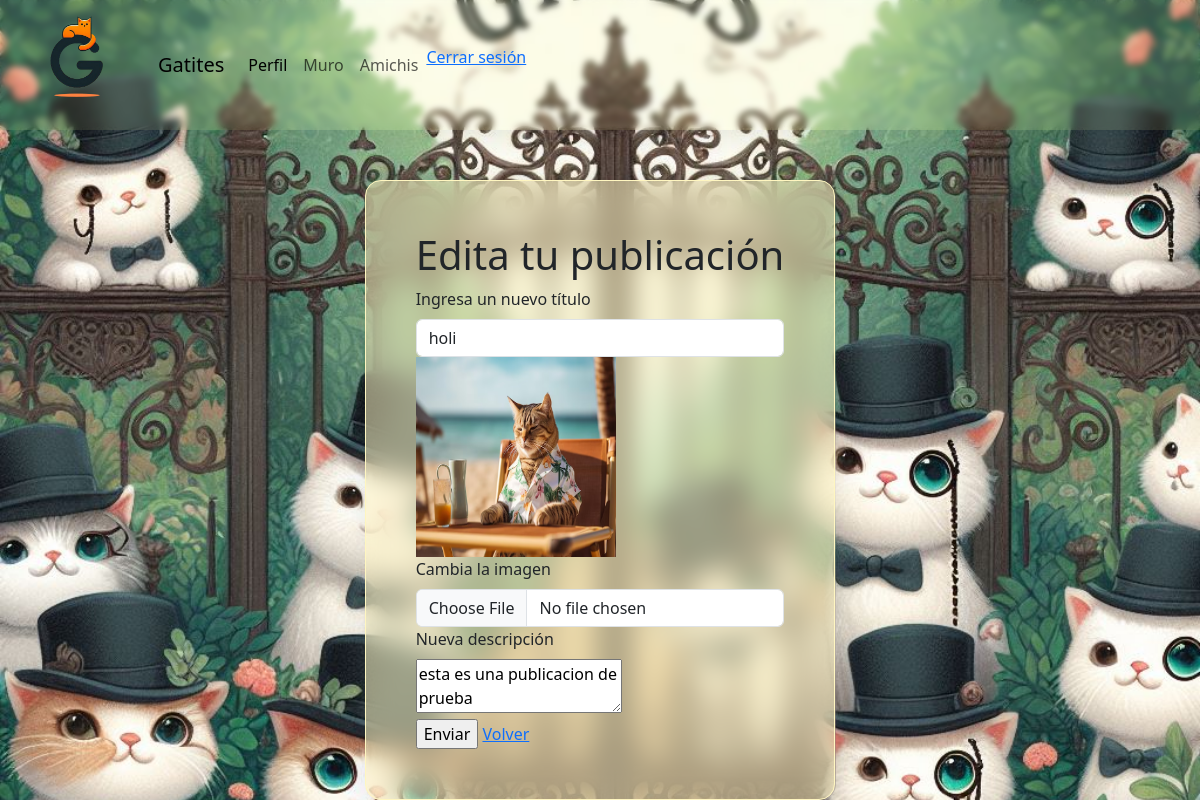
Screenshot of /editarPublicacion/3 with the database file from the repository.
### redSocialGatitesApp/models.py (models this page shows, shortened)
class Publicacion(models.Model):
    texto = models.CharField(max_length=200)
    titulo = models.CharField(max_length=200, default='titulo por defecto')
    fecha = models.DateTimeField("date published")
    fecha_actualizacion = models.DateTimeField(null = True)
    url_imagen = models.TextField(null=True, blank=True)
    nombre_imagen = models.TextField(null=True, blank=True)
    id_usuario = models.ForeignKey(User, on_delete=models.CASCADE)

### redSocialGatitesApp/views.py (the view)
# urls.py: path('editarPublicacion/<int:id>', views.editarPublicacion, name='editarPublicacion'),
def editarPublicacion(request, id):
    if request.method == 'GET':
        publicacion = Publicacion.objects.get(id = id)
        context = {
            'publicacion': publicacion
        }
        return render(request, 'redSocialGatitesApp/editarPublicacion.html', context)

### redSocialGatitesApp/templates/redSocialGatitesApp/editarPublicacion.html (shortened to what this page needs)
{% extends 'redSocialGatitesApp/base.html' %}
{% block extra_head %}
{% load static %}
<link rel="stylesheet" href="{% static 'redSocialGatitesApp/css/crearUsuario.css' %}">
{% endblock %}
{% block content %}
<div class="contenedor-glass">
    <form enctype="multipart/form-data" action="{% url 'editarPublicacionPOST' %}" method="POST">
        <h1>Edita tu publicación</h1>
        <div>
          <label for="inputTituloPublicacion" class="form-label">Ingresa un nuevo título</label>
          <input type="text" class="form-control" name="tituloPublicacion" id="inputTituloPublicacion" value="{{publicacion.titulo}}">
        </div>
        <div>
            <img src="{{publicacion.url_imagen }}" alt="" style="width: 200px; height: 200px;">
          <label for="inputImagen" class="form-label">Cambia la imagen</label>
          <input type="file" class="form-control" name="imagen" id="inputImagen">
        </div>
        <div>
          <label for="inputDescripcionPublicación" class="form-label">Nueva descripción</label>
          <textarea name="descripcion" id="inputDescripcionPublicación">{{publicacion.texto}}</textarea>
        </div>
        <input type="submit" value="Enviar">
        <a class="boton" href="perfil">Volver</a>
      </form>
</div>
{% endblock %}

### redSocialGatitesApp/static/redSocialGatitesApp/css/base.css (style rules this page uses)
body { background: url(" ../images/portada_paginaweb.jpeg"); background-size: cover; background-position: center; height: 100vh; background-attachment: fixed; }
.contenedor-glass { padding: 50px; max-width: 600px; background: rgba(255, 246, 192, 0.51); border-radius: 16px; box-shadow: 0 4px 30px rgba(0, 0, 0, 0.1); backdrop-filter: blur(14.2px); -webkit-backdrop-filter: blur(14.2px); border: 1px solid rgba(255, 246, 192, 1); }

### redSocialGatitesApp/static/redSocialGatitesApp/css/crearUsuario.css (style rules this page uses)
.contenedor-glass { max-width: 600px; background: rgba(255, 246, 192, 0.51); border-radius: 16px; box-shadow: 0 4px 30px rgba(0, 0, 0, 0.1); backdrop-filter: blur(14.2px); -webkit-backdrop-filter: blur(14.2px); border: 1px solid rgba(255, 246, 192, 1); }
div label { width: 100%; }

### rows the page displays
Publicacion: tituloPublicacion "holi", url_imagen (picture), descripcion "esta es una publicacion de prueba"
